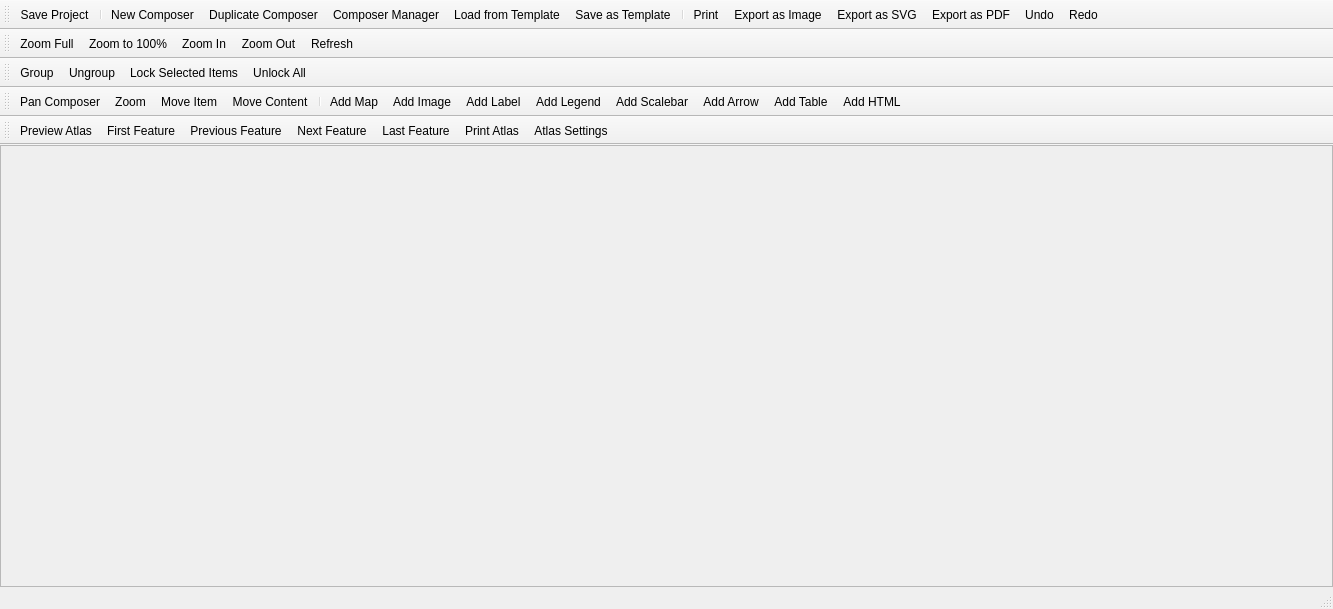
<?xml version="1.0" encoding="UTF-8"?>
<ui version="4.0">
 <class>QgsComposerBase</class>
 <widget class="QMainWindow" name="QgsComposerBase">
  <property name="geometry">
   <rect>
    <x>0</x>
    <y>0</y>
    <width>1333</width>
    <height>609</height>
   </rect>
  </property>
  <property name="mouseTracking">
   <bool>true</bool>
  </property>
  <property name="windowTitle">
   <string>MainWindow</string>
  </property>
  <widget class="QWidget" name="centralwidget">
   <property name="mouseTracking">
    <bool>true</bool>
   </property>
   <layout class="QGridLayout" name="gridLayout">
    <property name="margin">
     <number>0</number>
    </property>
    <item row="0" column="0">
     <widget class="QFrame" name="mViewFrame">
      <property name="mouseTracking">
       <bool>true</bool>
      </property>
      <property name="frameShape">
       <enum>QFrame::StyledPanel</enum>
      </property>
      <property name="frameShadow">
       <enum>QFrame::Raised</enum>
      </property>
     </widget>
    </item>
   </layout>
  </widget>
  <widget class="QStatusBar" name="mStatusBar"/>
  <widget class="QToolBar" name="mComposerToolbar">
   <property name="windowTitle">
    <string>Composer</string>
   </property>
   <attribute name="toolBarArea">
    <enum>TopToolBarArea</enum>
   </attribute>
   <attribute name="toolBarBreak">
    <bool>false</bool>
   </attribute>
   <addaction name="mActionSaveProject"/>
   <addaction name="separator"/>
   <addaction name="mActionNewComposer"/>
   <addaction name="mActionDuplicateComposer"/>
   <addaction name="mActionComposerManager"/>
   <addaction name="mActionLoadFromTemplate"/>
   <addaction name="mActionSaveAsTemplate"/>
   <addaction name="separator"/>
   <addaction name="mActionPrint"/>
   <addaction name="mActionExportAsImage"/>
   <addaction name="mActionExportAsSVG"/>
   <addaction name="mActionExportAsPDF"/>
   <addaction name="mActionUndo"/>
   <addaction name="mActionRedo"/>
  </widget>
  <widget class="QToolBar" name="mPaperNavToolbar">
   <property name="windowTitle">
    <string>Paper Navigation</string>
   </property>
   <attribute name="toolBarArea">
    <enum>TopToolBarArea</enum>
   </attribute>
   <attribute name="toolBarBreak">
    <bool>true</bool>
   </attribute>
   <addaction name="mActionZoomAll"/>
   <addaction name="mActionZoomActual"/>
   <addaction name="mActionZoomIn"/>
   <addaction name="mActionZoomOut"/>
   <addaction name="mActionRefreshView"/>
  </widget>
  <widget class="QToolBar" name="mItemActionToolbar">
   <property name="windowTitle">
    <string>Composer Item Actions</string>
   </property>
   <attribute name="toolBarArea">
    <enum>TopToolBarArea</enum>
   </attribute>
   <attribute name="toolBarBreak">
    <bool>true</bool>
   </attribute>
   <addaction name="mActionGroupItems"/>
   <addaction name="mActionUngroupItems"/>
   <addaction name="mActionLockItems"/>
   <addaction name="mActionUnlockAll"/>
  </widget>
  <widget class="QToolBar" name="mItemToolbar">
   <property name="windowTitle">
    <string>Composer Items</string>
   </property>
   <attribute name="toolBarArea">
    <enum>TopToolBarArea</enum>
   </attribute>
   <attribute name="toolBarBreak">
    <bool>true</bool>
   </attribute>
   <addaction name="mActionPan"/>
   <addaction name="mActionMouseZoom"/>
   <addaction name="mActionSelectMoveItem"/>
   <addaction name="mActionMoveItemContent"/>
   <addaction name="separator"/>
   <addaction name="mActionAddNewMap"/>
   <addaction name="mActionAddImage"/>
   <addaction name="mActionAddNewLabel"/>
   <addaction name="mActionAddNewLegend"/>
   <addaction name="mActionAddNewScalebar"/>
   <addaction name="mActionAddArrow"/>
   <addaction name="mActionAddTable"/>
   <addaction name="mActionAddHtml"/>
  </widget>
  <widget class="QToolBar" name="mAtlasToolbar">
   <property name="windowTitle">
    <string>Atlas</string>
   </property>
   <attribute name="toolBarArea">
    <enum>TopToolBarArea</enum>
   </attribute>
   <attribute name="toolBarBreak">
    <bool>true</bool>
   </attribute>
   <addaction name="mActionAtlasPreview"/>
   <addaction name="mActionAtlasFirst"/>
   <addaction name="mActionAtlasPrev"/>
   <addaction name="mActionAtlasNext"/>
   <addaction name="mActionAtlasLast"/>
   <addaction name="mActionPrintAtlas"/>
   <addaction name="mActionAtlasSettings"/>
  </widget>
  <action name="mActionPrint">
   <property name="checkable">
    <bool>false</bool>
   </property>
   <property name="icon">
    <iconset resource="../../images/images.qrc">
     <normaloff>:/images/themes/default/mActionFilePrint.png</normaloff>:/images/themes/default/mActionFilePrint.png</iconset>
   </property>
   <property name="text">
    <string>&amp;Print...</string>
   </property>
   <property name="shortcut">
    <string>Ctrl+P</string>
   </property>
  </action>
  <action name="mActionZoomAll">
   <property name="icon">
    <iconset resource="../../images/images.qrc">
     <normaloff>:/images/themes/default/mActionZoomFullExtent.svg</normaloff>:/images/themes/default/mActionZoomFullExtent.svg</iconset>
   </property>
   <property name="text">
    <string>Zoom Full</string>
   </property>
   <property name="toolTip">
    <string>Zoom full</string>
   </property>
   <property name="shortcut">
    <string>Ctrl+0</string>
   </property>
  </action>
  <action name="mActionZoomIn">
   <property name="icon">
    <iconset resource="../../images/images.qrc">
     <normaloff>:/images/themes/default/mActionZoomIn.svg</normaloff>:/images/themes/default/mActionZoomIn.svg</iconset>
   </property>
   <property name="text">
    <string>Zoom In</string>
   </property>
   <property name="toolTip">
    <string>Zoom in</string>
   </property>
   <property name="shortcut">
    <string>Ctrl++</string>
   </property>
  </action>
  <action name="mActionZoomOut">
   <property name="icon">
    <iconset resource="../../images/images.qrc">
     <normaloff>:/images/themes/default/mActionZoomOut.svg</normaloff>:/images/themes/default/mActionZoomOut.svg</iconset>
   </property>
   <property name="text">
    <string>Zoom Out</string>
   </property>
   <property name="toolTip">
    <string>Zoom out</string>
   </property>
   <property name="shortcut">
    <string>Ctrl+-</string>
   </property>
  </action>
  <action name="mActionZoomActual">
   <property name="icon">
    <iconset resource="../../images/images.qrc">
     <normaloff>:/images/themes/default/mActionZoomActual.svg</normaloff>:/images/themes/default/mActionZoomActual.svg</iconset>
   </property>
   <property name="text">
    <string>Zoom to 100%</string>
   </property>
   <property name="toolTip">
    <string>Zoom to 100%</string>
   </property>
   <property name="shortcut">
    <string>Ctrl+1</string>
   </property>
  </action>
  <action name="mActionMouseZoom">
   <property name="icon">
    <iconset resource="../../images/images.qrc">
     <normaloff>:/images/themes/default/mActionZoomToSelected.svg</normaloff>:/images/themes/default/mActionZoomToSelected.svg</iconset>
   </property>
   <property name="text">
    <string>Zoom</string>
   </property>
   <property name="toolTip">
    <string>Zoom</string>
   </property>
  </action>
  <action name="mActionAddNewMap">
   <property name="icon">
    <iconset resource="../../images/images.qrc">
     <normaloff>:/images/themes/default/mActionAddMap.png</normaloff>:/images/themes/default/mActionAddMap.png</iconset>
   </property>
   <property name="text">
    <string>Add Map</string>
   </property>
   <property name="toolTip">
    <string>Add new map</string>
   </property>
  </action>
  <action name="mActionAddNewLabel">
   <property name="icon">
    <iconset resource="../../images/images.qrc">
     <normaloff>:/images/themes/default/mActionLabel.png</normaloff>:/images/themes/default/mActionLabel.png</iconset>
   </property>
   <property name="text">
    <string>Add Label</string>
   </property>
   <property name="toolTip">
    <string>Add new label</string>
   </property>
  </action>
  <action name="mActionAddNewLegend">
   <property name="icon">
    <iconset resource="../../images/images.qrc">
     <normaloff>:/images/themes/default/mActionAddLegend.png</normaloff>:/images/themes/default/mActionAddLegend.png</iconset>
   </property>
   <property name="text">
    <string>Add Legend</string>
   </property>
   <property name="toolTip">
    <string>Add new legend</string>
   </property>
  </action>
  <action name="mActionSelectMoveItem">
   <property name="icon">
    <iconset resource="../../images/images.qrc">
     <normaloff>:/images/themes/default/mActionPan.svg</normaloff>:/images/themes/default/mActionPan.svg</iconset>
   </property>
   <property name="text">
    <string>Move Item</string>
   </property>
   <property name="toolTip">
    <string>Select/Move item</string>
   </property>
  </action>
  <action name="mActionExportAsImage">
   <property name="icon">
    <iconset resource="../../images/images.qrc">
     <normaloff>:/images/themes/default/mActionSaveMapAsImage.png</normaloff>:/images/themes/default/mActionSaveMapAsImage.png</iconset>
   </property>
   <property name="text">
    <string>Export as Image...</string>
   </property>
   <property name="toolTip">
    <string>Export as image</string>
   </property>
  </action>
  <action name="mActionExportAsPDF">
   <property name="icon">
    <iconset resource="../../images/images.qrc">
     <normaloff>:/images/themes/default/mActionSaveAsPDF.png</normaloff>:/images/themes/default/mActionSaveAsPDF.png</iconset>
   </property>
   <property name="text">
    <string>Export as PDF...</string>
   </property>
  </action>
  <action name="mActionExportAsSVG">
   <property name="icon">
    <iconset resource="../../images/images.qrc">
     <normaloff>:/images/themes/default/mActionSaveAsSVG.png</normaloff>:/images/themes/default/mActionSaveAsSVG.png</iconset>
   </property>
   <property name="text">
    <string>Export as SVG...</string>
   </property>
  </action>
  <action name="mActionAddNewScalebar">
   <property name="icon">
    <iconset resource="../../images/images.qrc">
     <normaloff>:/images/themes/default/mActionScaleBar.png</normaloff>:/images/themes/default/mActionScaleBar.png</iconset>
   </property>
   <property name="text">
    <string>Add Scalebar</string>
   </property>
   <property name="toolTip">
    <string>Add new scalebar</string>
   </property>
  </action>
  <action name="mActionRefreshView">
   <property name="icon">
    <iconset resource="../../images/images.qrc">
     <normaloff>:/images/themes/default/mActionDraw.svg</normaloff>:/images/themes/default/mActionDraw.svg</iconset>
   </property>
   <property name="text">
    <string>Refresh</string>
   </property>
   <property name="toolTip">
    <string>Refresh view</string>
   </property>
  </action>
  <action name="mActionShowGrid">
   <property name="text">
    <string>Show Grid</string>
   </property>
   <property name="toolTip">
    <string>Show grid</string>
   </property>
   <property name="shortcut">
    <string>Ctrl+'</string>
   </property>
  </action>
  <action name="mActionSnapGrid">
   <property name="text">
    <string>Snap to Grid</string>
   </property>
   <property name="toolTip">
    <string>Snap to grid</string>
   </property>
   <property name="shortcut">
    <string>Ctrl+Shift+'</string>
   </property>
  </action>
  <action name="mActionShowGuides">
   <property name="text">
    <string>Show Guides</string>
   </property>
   <property name="toolTip">
    <string>Show guides</string>
   </property>
   <property name="shortcut">
    <string>Ctrl+;</string>
   </property>
  </action>
  <action name="mActionSnapGuides">
   <property name="text">
    <string>Snap to Guides</string>
   </property>
   <property name="toolTip">
    <string>Snap to guides</string>
   </property>
   <property name="shortcut">
    <string>Ctrl+Shift+;</string>
   </property>
  </action>
  <action name="mActionSmartGuides">
   <property name="text">
    <string>Smart Guides</string>
   </property>
   <property name="toolTip">
    <string>Smart guides</string>
   </property>
   <property name="shortcut">
    <string>Ctrl+Alt+;</string>
   </property>
  </action>
  <action name="mActionClearGuides">
   <property name="text">
    <string>Clear Guides</string>
   </property>
   <property name="toolTip">
    <string>Clear guides</string>
   </property>
  </action>
  <action name="mActionAddImage">
   <property name="icon">
    <iconset resource="../../images/images.qrc">
     <normaloff>:/images/themes/default/mActionAddImage.png</normaloff>:/images/themes/default/mActionAddImage.png</iconset>
   </property>
   <property name="text">
    <string>Add Image</string>
   </property>
   <property name="toolTip">
    <string>Add image</string>
   </property>
  </action>
  <action name="mActionMoveItemContent">
   <property name="text">
    <string>Move Content</string>
   </property>
   <property name="toolTip">
    <string>Move item content</string>
   </property>
  </action>
  <action name="mActionGroupItems">
   <property name="text">
    <string>Group</string>
   </property>
   <property name="toolTip">
    <string>Group items</string>
   </property>
   <property name="shortcut">
    <string>Ctrl+G</string>
   </property>
  </action>
  <action name="mActionUngroupItems">
   <property name="text">
    <string>Ungroup</string>
   </property>
   <property name="toolTip">
    <string>Ungroup items</string>
   </property>
   <property name="shortcut">
    <string>Ctrl+Shift+G</string>
   </property>
  </action>
  <action name="mActionRaiseItems">
   <property name="text">
    <string>Raise</string>
   </property>
   <property name="toolTip">
    <string>Raise selected items</string>
   </property>
   <property name="shortcut">
    <string>Ctrl+]</string>
   </property>
  </action>
  <action name="mActionLowerItems">
   <property name="text">
    <string>Lower</string>
   </property>
   <property name="toolTip">
    <string>Lower selected items</string>
   </property>
   <property name="shortcut">
    <string>Ctrl+[</string>
   </property>
  </action>
  <action name="mActionMoveItemsToTop">
   <property name="text">
    <string>Bring to Front</string>
   </property>
   <property name="toolTip">
    <string>Move selected items to top</string>
   </property>
   <property name="shortcut">
    <string>Ctrl+Shift+]</string>
   </property>
  </action>
  <action name="mActionMoveItemsToBottom">
   <property name="text">
    <string>Send to Back</string>
   </property>
   <property name="toolTip">
    <string>Move selected items to bottom</string>
   </property>
   <property name="shortcut">
    <string>Ctrl+Shift+[</string>
   </property>
  </action>
  <action name="mActionLoadFromTemplate">
   <property name="text">
    <string>Load from Template</string>
   </property>
   <property name="toolTip">
    <string>Load from template</string>
   </property>
  </action>
  <action name="mActionSaveAsTemplate">
   <property name="text">
    <string>Save as Template</string>
   </property>
   <property name="toolTip">
    <string>Save as template</string>
   </property>
  </action>
  <action name="mActionAlignLeft">
   <property name="text">
    <string>Align Left</string>
   </property>
   <property name="toolTip">
    <string>Align selected items left</string>
   </property>
  </action>
  <action name="mActionAlignHCenter">
   <property name="text">
    <string>Align Center</string>
   </property>
   <property name="toolTip">
    <string>Align center horizontal</string>
   </property>
  </action>
  <action name="mActionAlignRight">
   <property name="text">
    <string>Align Right</string>
   </property>
   <property name="toolTip">
    <string>Align selected items right</string>
   </property>
  </action>
  <action name="mActionAlignTop">
   <property name="text">
    <string>Align Top</string>
   </property>
   <property name="toolTip">
    <string>Align selected items to top</string>
   </property>
  </action>
  <action name="mActionAlignVCenter">
   <property name="text">
    <string>Align Center Vertical</string>
   </property>
   <property name="toolTip">
    <string>Align center vertical</string>
   </property>
  </action>
  <action name="mActionAlignBottom">
   <property name="text">
    <string>Align Bottom</string>
   </property>
   <property name="toolTip">
    <string>Align selected items bottom</string>
   </property>
  </action>
  <action name="mActionQuit">
   <property name="text">
    <string>&amp;Quit</string>
   </property>
   <property name="toolTip">
    <string>Quit</string>
   </property>
   <property name="shortcut">
    <string>Ctrl+Q</string>
   </property>
  </action>
  <action name="mActionAddArrow">
   <property name="checkable">
    <bool>true</bool>
   </property>
   <property name="text">
    <string>Add Arrow</string>
   </property>
   <property name="toolTip">
    <string>Add arrow</string>
   </property>
  </action>
  <action name="mActionAddTable">
   <property name="checkable">
    <bool>true</bool>
   </property>
   <property name="text">
    <string>Add Table</string>
   </property>
   <property name="toolTip">
    <string>Add attribute table</string>
   </property>
  </action>
  <action name="mActionPageSetup">
   <property name="text">
    <string>Page Setup</string>
   </property>
   <property name="toolTip">
    <string>Page setup</string>
   </property>
   <property name="shortcut">
    <string>Ctrl+Shift+P</string>
   </property>
  </action>
  <action name="mActionUndo">
   <property name="icon">
    <iconset>
     <normalon>:/images/themes/default/mActionUndo.png</normalon>
    </iconset>
   </property>
   <property name="text">
    <string>&amp;Undo</string>
   </property>
   <property name="toolTip">
    <string>Revert last change</string>
   </property>
   <property name="shortcut">
    <string>Ctrl+Z</string>
   </property>
  </action>
  <action name="mActionRedo">
   <property name="icon">
    <iconset resource="../../images/images.qrc">
     <normaloff>:/images/themes/default/mActionRedo.png</normaloff>:/images/themes/default/mActionRedo.png</iconset>
   </property>
   <property name="text">
    <string>&amp;Redo</string>
   </property>
   <property name="toolTip">
    <string>Restore last change</string>
   </property>
   <property name="shortcut">
    <string>Ctrl+Shift+Z</string>
   </property>
  </action>
  <action name="mActionAddRectangle">
   <property name="checkable">
    <bool>true</bool>
   </property>
   <property name="text">
    <string>Add Rectangle</string>
   </property>
   <property name="toolTip">
    <string>Add rectangle</string>
   </property>
  </action>
  <action name="mActionAddTriangle">
   <property name="checkable">
    <bool>true</bool>
   </property>
   <property name="text">
    <string>Add Triangle</string>
   </property>
   <property name="toolTip">
    <string>Add triangle</string>
   </property>
  </action>
  <action name="mActionAddEllipse">
   <property name="checkable">
    <bool>true</bool>
   </property>
   <property name="text">
    <string>Add Ellipse</string>
   </property>
   <property name="toolTip">
    <string>Add ellipse</string>
   </property>
  </action>
  <action name="mActionAddHtml">
   <property name="checkable">
    <bool>true</bool>
   </property>
   <property name="text">
    <string>Add HTML</string>
   </property>
   <property name="toolTip">
    <string>Add html frame</string>
   </property>
  </action>
  <action name="mActionComposerManager">
   <property name="text">
    <string>Composer Manager</string>
   </property>
   <property name="toolTip">
    <string>Composer manager</string>
   </property>
  </action>
  <action name="mActionNewComposer">
   <property name="text">
    <string>&amp;New Composer</string>
   </property>
   <property name="toolTip">
    <string>New composer</string>
   </property>
   <property name="shortcut">
    <string>Ctrl+N</string>
   </property>
  </action>
  <action name="mActionSaveProject">
   <property name="text">
    <string>&amp;Save Project</string>
   </property>
   <property name="toolTip">
    <string>Save project</string>
   </property>
   <property name="shortcut">
    <string>Ctrl+S</string>
   </property>
  </action>
  <action name="mActionDuplicateComposer">
   <property name="text">
    <string>&amp;Duplicate Composer</string>
   </property>
   <property name="toolTip">
    <string>Duplicate composer</string>
   </property>
  </action>
  <action name="mActionNewFromTemplate">
   <property name="text">
    <string>New from Template</string>
   </property>
   <property name="toolTip">
    <string>New from template</string>
   </property>
  </action>
  <action name="mActionLockItems">
   <property name="icon">
    <iconset resource="../../images/images.qrc">
     <normaloff>:/images/themes/default/locked.svg</normaloff>:/images/themes/default/locked.svg</iconset>
   </property>
   <property name="text">
    <string>Lock Selected Items</string>
   </property>
   <property name="shortcut">
    <string>Ctrl+L</string>
   </property>
  </action>
  <action name="mActionUnlockAll">
   <property name="icon">
    <iconset resource="../../images/images.qrc">
     <normaloff>:/images/themes/default/unlocked.svg</normaloff>:/images/themes/default/unlocked.svg</iconset>
   </property>
   <property name="text">
    <string>Unlock All</string>
   </property>
   <property name="toolTip">
    <string>Unlock All Items</string>
   </property>
   <property name="shortcut">
    <string>Ctrl+Shift+L</string>
   </property>
  </action>
  <action name="mActionPasteInPlace">
   <property name="text">
    <string>Pa&amp;ste in Place</string>
   </property>
   <property name="toolTip">
    <string>Paste in place</string>
   </property>
   <property name="shortcut">
    <string>Ctrl+Shift+V</string>
   </property>
  </action>
  <action name="mActionDeleteSelection">
   <property name="text">
    <string>&amp;Delete</string>
   </property>
   <property name="toolTip">
    <string>Delete selected items</string>
   </property>
   <property name="shortcut">
    <string>Del</string>
   </property>
  </action>
  <action name="mActionDeselectAll">
   <property name="text">
    <string>De&amp;select All</string>
   </property>
   <property name="toolTip">
    <string>Deselect all</string>
   </property>
   <property name="shortcut">
    <string>Ctrl+Shift+A</string>
   </property>
  </action>
  <action name="mActionSelectAll">
   <property name="text">
    <string>Select &amp;All</string>
   </property>
   <property name="toolTip">
    <string>Select all items</string>
   </property>
   <property name="shortcut">
    <string>Ctrl+A</string>
   </property>
  </action>
  <action name="mActionInvertSelection">
   <property name="text">
    <string>&amp;Invert Selection</string>
   </property>
   <property name="toolTip">
    <string>Invert selection</string>
   </property>
  </action>
  <action name="mActionSelectNextBelow">
   <property name="text">
    <string>Select Next Item &amp;Below</string>
   </property>
   <property name="toolTip">
    <string>Select next item below</string>
   </property>
   <property name="shortcut">
    <string>Ctrl+Alt+[</string>
   </property>
  </action>
  <action name="mActionSelectNextAbove">
   <property name="text">
    <string>Select Next Item &amp;Above</string>
   </property>
   <property name="toolTip">
    <string>Select next item above</string>
   </property>
   <property name="shortcut">
    <string>Ctrl+Alt+]</string>
   </property>
  </action>
  <action name="mActionPan">
   <property name="icon">
    <iconset resource="../../images/images.qrc">
     <normaloff>:/images/themes/default/mActionPan.svg</normaloff>:/images/themes/default/mActionPan.svg</iconset>
   </property>
   <property name="text">
    <string>Pan Composer</string>
   </property>
  </action>
  <action name="mActionOptions">
   <property name="icon">
    <iconset resource="../../images/images.qrc">
     <normaloff>:/images/themes/default/mActionOptions.svg</normaloff>:/images/themes/default/mActionOptions.svg</iconset>
   </property>
   <property name="text">
    <string>Composer Options...</string>
   </property>
   <property name="menuRole">
    <enum>QAction::PreferencesRole</enum>
   </property>
  </action>
  <action name="mActionShowRulers">
   <property name="text">
    <string>Show Rulers</string>
   </property>
   <property name="toolTip">
    <string>Show rulers</string>
   </property>
   <property name="shortcut">
    <string>Ctrl+R</string>
   </property>
  </action>
  <action name="mActionAtlasFirst">
   <property name="icon">
    <iconset resource="../../images/images.qrc">
     <normaloff>:/images/themes/default/mActionAtlasFirst.svg</normaloff>:/images/themes/default/mActionAtlasFirst.svg</iconset>
   </property>
   <property name="text">
    <string>First Feature</string>
   </property>
  </action>
  <action name="mActionAtlasPrev">
   <property name="icon">
    <iconset resource="../../images/images.qrc">
     <normaloff>:/images/themes/default/mActionAtlasPrev.svg</normaloff>:/images/themes/default/mActionAtlasPrev.svg</iconset>
   </property>
   <property name="text">
    <string>Previous Feature</string>
   </property>
  </action>
  <action name="mActionAtlasNext">
   <property name="icon">
    <iconset resource="../../images/images.qrc">
     <normaloff>:/images/themes/default/mActionAtlasNext.svg</normaloff>:/images/themes/default/mActionAtlasNext.svg</iconset>
   </property>
   <property name="text">
    <string>Next Feature</string>
   </property>
  </action>
  <action name="mActionAtlasLast">
   <property name="icon">
    <iconset resource="../../images/images.qrc">
     <normaloff>:/images/themes/default/mActionAtlasLast.svg</normaloff>:/images/themes/default/mActionAtlasLast.svg</iconset>
   </property>
   <property name="text">
    <string>Last Feature</string>
   </property>
  </action>
  <action name="mActionAtlasPreview">
   <property name="icon">
    <iconset resource="../../images/images.qrc">
     <normaloff>:/images/themes/default/mIconAtlas.svg</normaloff>:/images/themes/default/mIconAtlas.svg</iconset>
   </property>
   <property name="text">
    <string>Preview Atlas</string>
   </property>
  </action>
  <action name="mActionPrintAtlas">
   <property name="icon">
    <iconset resource="../../images/images.qrc">
     <normaloff>:/images/themes/default/mActionFilePrint.png</normaloff>:/images/themes/default/mActionFilePrint.png</iconset>
   </property>
   <property name="text">
    <string>Print Atlas...</string>
   </property>
  </action>
  <action name="mActionExportAtlasAsImage">
   <property name="icon">
    <iconset resource="../../images/images.qrc">
     <normaloff>:/images/themes/default/mActionSaveMapAsImage.png</normaloff>:/images/themes/default/mActionSaveMapAsImage.png</iconset>
   </property>
   <property name="text">
    <string>Export Atlas as Images...</string>
   </property>
  </action>
  <action name="mActionExportAtlasAsSVG">
   <property name="icon">
    <iconset resource="../../images/images.qrc">
     <normaloff>:/images/themes/default/mActionSaveAsSVG.png</normaloff>:/images/themes/default/mActionSaveAsSVG.png</iconset>
   </property>
   <property name="text">
    <string>Export Atlas as SVG...</string>
   </property>
  </action>
  <action name="mActionExportAtlasAsPDF">
   <property name="icon">
    <iconset resource="../../images/images.qrc">
     <normaloff>:/images/themes/default/mActionSaveAsPDF.png</normaloff>:/images/themes/default/mActionSaveAsPDF.png</iconset>
   </property>
   <property name="text">
    <string>Export Atlas as PDF...</string>
   </property>
   <property name="toolTip">
    <string>Export Atlas as PDF</string>
   </property>
  </action>
  <action name="mActionAtlasSettings">
   <property name="icon">
    <iconset resource="../../images/images.qrc">
     <normaloff>:/images/themes/default/mActionAtlasSettings.svg</normaloff>:/images/themes/default/mActionAtlasSettings.svg</iconset>
   </property>
   <property name="text">
    <string>Atlas Settings</string>
   </property>
  </action>
  <action name="mActionToggleFullScreen">
   <property name="checkable">
    <bool>true</bool>
   </property>
   <property name="text">
    <string>Toggle Full Screen</string>
   </property>
   <property name="toolTip">
    <string>Toggle full screen mode</string>
   </property>
   <property name="shortcut">
    <string>F11</string>
   </property>
  </action>
 </widget>
 <resources>
  <include location="../../images/images.qrc"/>
 </resources>
 <connections/>
</ui>
